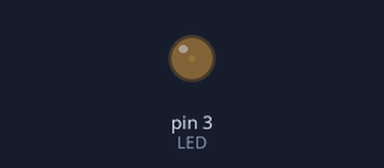
The sketch below on a simulated Arduino Uno, built with avr-gcc and run on an emulated ATmega328P. Parts: output pins drawn as LEDs (lit = HIGH).

Above: at 0.05 s.
At 0.65 s:
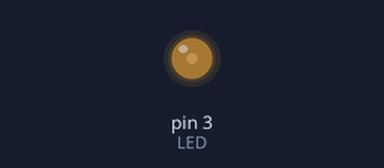
At 1.3 s:
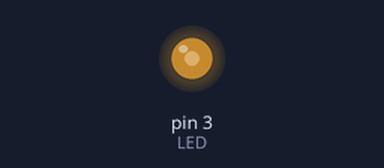
At 2.55 s:
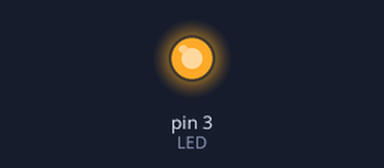
Timing chart, 0 to 5.9 s (numbered marks = the images above):
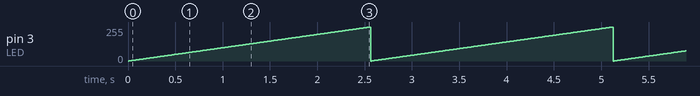

Measured:
- by itself, pin 3 (LED): ramps from 0/255 to 255/255 and jumps back, once every 2.6 s

The sketch:

light_blow.ino
```cpp
/*vary the brightness of the LED*/
#define LED 3


void setup()
{
   // put your setup code here, to run once: /*to set the pin as outputpin*/
   pinMode(LED, OUTPUT);
}
      unsigned int i = 0;
    void loop()
     {
        // put your main code here, to run repeatedly:
         for (i =0 ; i < 256; i ++)
          {
            analogWrite(LED, i);
            delay(10);
          }

      }
```

ldr.cpp
```cpp
#include "ldr.h"
#include "Arduino.h"
#include "main.h"

void init_ldr(void)
{
   pinMode(GARDEN_LIGHT, OUTPUT);

}
unsigned int input_value =0;

void brightness_control(void)
{
/* read ldr values*/
   input_value = analogRead(LDR_SENSOR);

   input_value =  (1023 - input_value)/4;

   analogWrite (GARDEN_LIGHT, input_value);


}
```

ldr.h
```cpp
#ifndef LDR_H
#define LDR_H


#define LDR_SENSOR       A1
#define GARDEN_LIGHT     3


void init_ldr(void);
void brightness_control(void);

#endif
```

main.h
```cpp
#ifndef MAIN_H
#define MAIN_H


#define ON    1
#define OFF   0

#define TEMPERATURE_GAUGE       V1
#define COOLER_V_PIN            V0
#define HEATER_V_PIN            V2
#define WATER_VOL_GAUGE         V3
#define INLET_V_PIN             V4
#define OUTLET_V_PIN            V5
#define BLYNK_TERMINAL_V_PIN    V6


#endif
```

serial_tank.cpp
```cpp
#include "serial_tank.h"
#include "Arduino.h"
#include "main.h"

unsigned int volume_value;
unsigned char valueh, valuel;

void init_serial_tank(void)
{
    Serial.begin(19200);
    Serial.write(0xFF); //sincroniza comunicação
    Serial.write(0xFF);
    Serial.write(0xFF);
}

unsigned int volume(void)
{

   //	sendindg command to request volume of water
 Serial.write(VOLUME);

    while(!Serial.available());
    // reading Higher byte
    valueh = Serial.read();
    while(!Serial.available());
    // reding Lower byte here
    valuel = Serial.read();
    volume_value = (valueh << 8) | valuel;

    return volume_value;
}
void enable_inlet(void)
{


}
void disable_inlet(void)
{

}
void enable_outlet(void)
{

}
void disable_outlet(void)
{

}
```

serial_tank.h
```cpp
#ifndef SERIAL_TANK_H
#define SERIAL_TANK_H


//input digital
#define INLET_VALVE  0x00
#define OUTLET_VALVE 0x01

//sensors digital
#define HIGH_FLOAT 0x10
#define LOW_FLOAT  0x11

//sensor analog
#define VOLUME 0x30

#define   ENABLE  0x01
#define   DISABLE 0x00

void init_serial_tank(void);
void enable_inlet(void);
void enable_outlet(void);
void disable_inlet(void);
void disable_outlet(void);
unsigned int volume(void);

#endif
```

temperature_system.cpp
```cpp
#include "temperature_system.h"
#include "Arduino.h"
#include "main.h"


void init_temperature_system(void)
{
  pinMode(HEATER,OUTPUT);
  pinMode(COOLER,OUTPUT);

  digitalWrite(HEATER,LOW);
  digitalWrite(COOLER,LOW);

}

float read_temperature(void)
{

float temperature;
//reading the analog output voltage fromtemperature sensor and converting it to deg cel (10mv-> 1deg cel)
temperature =(((analogRead(A0) *(float)5/ 1024)) /(float) 0.01);
  return temperature;
}


void cooler_control(bool control)
{
  digitalWrite(COOLER,control);

}

void heater_control(bool control)
{
  digitalWrite(HEATER,control);

}
```

temperature_system.h
```cpp
#ifndef TEMPERATURE_SYSTEM_H
#define TEMPERATURE_SYSTEM_H

#define HEATER                5
#define COOLER                4


#define TEMPERATURE_SENSOR    A0


float read_temperature(void);
void init_temperature_system(void);
void cooler_control(bool control);
void heater_control(bool control);
#endif
```
